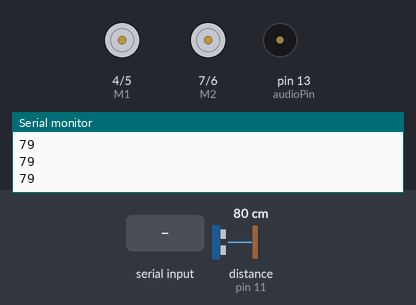
This sketch was run on a simulated Arduino Uno, built with avr-gcc and run on an emulated ATmega328P. Shown: direction and speed pins drawn as motors (green arrow = direction pin HIGH = forward, orange = LOW = backward, longer = more drive), buzzer (waves = sounding), the last lines printed to the serial monitor. Wiring (inferred from the names in the program): range finder with pulse-width output: data pin 11. The inputs (shaded band) are chosen by the test bench; at power-on: distance to the obstacle (sensor on pin 11) 80 cm. The echo pulse lasts 58.3 µs per cm.

Above: at 3.5 s.
3.6 s: distance to the obstacle (sensor on pin 11) set to 53 cm
5.2 s: distance to the obstacle (sensor on pin 11) set to 48 cm
At 5.7 s:
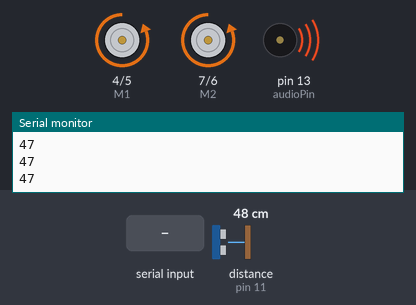
At 6.53 s:
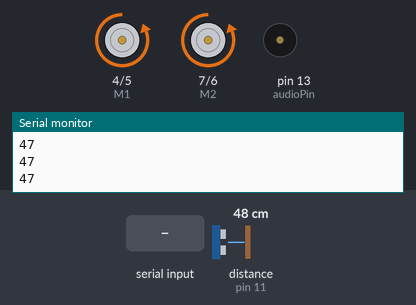
8.2 s: "d" received over the second serial link
At 8.5 s:
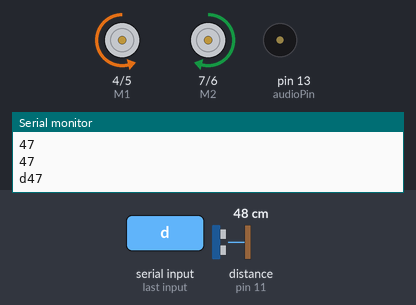
11.2 s: "s" received over the second serial link
At 11.58 s:
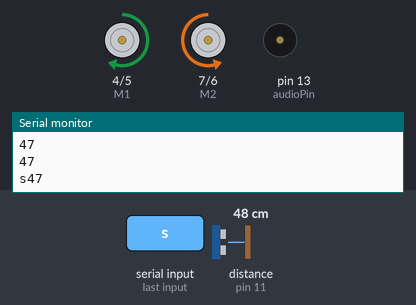
14.2 s: "3" received over the second serial link
17.2 s: "d" received over the second serial link
Timing chart, 0 to 21.2 s (numbered marks = the images above; inputs shaded):
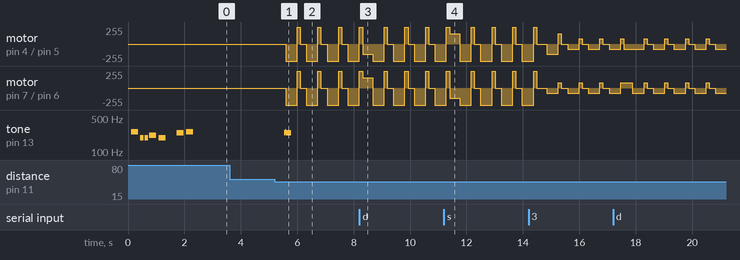

The sketch:

Android4wd.ino
```cpp
/*
  Nome: Arduino4WD.ino
  -------------------------------------------------------------
  Semplice programma per comandare tramite bluetooth il 4wd
  -------------------------------------------------------------

  Autore : Ferrarini Fabio - www.robotics-3d.com
           www.artigianitecnologici.it

  Data : 27/09/2014
  Revisione :
*/
// Impostato ad 1 abilita il livello di debug
int debug = 1; //1 on 0 Off

#include "pitches.h"
// DFRobot motor shield
#include <SoftwareSerial.h>


//
// Definizione dei pin utilizzati
//
const int signalPin = 12;
const int echoPin = 11;
const int audioPin = 13;  //
const int bluetoothTx = 2;
const int bluetoothRx = 3;
// Pin shield Motori
const int E1 = 5;
const int M1 = 4;
const int E2 = 6;
const int M2 = 7;

SoftwareSerial bluetooth(bluetoothTx, bluetoothRx);

int distance = 0;            // obstacle distance
const int numOfReadings = 3; // number of readings to take items in the array
int readings[numOfReadings]; // stores the distance readings in an array
int arrayIndex = 0;          // arrayIndex of the current item in the array
int total = 0;               // stores the cumlative total
int avgDistance = 0;         // stores the average value

const long baud = 9600;

String pDist;
String pVelo;
String pDire;
String pVers;

String strPrint;


int mspeed = 100;  // Contiene il valore della velocita'


void setup()
{
  Serial.begin(baud);
 // Setup Bluetooth
  bluetooth.begin(115200);
  bluetooth.print("$$$");
  delay(100);
  bluetooth.println("U,9600,N");
  bluetooth.begin(9600);


  MotorStop();
  // Abilitazione pin audio
  pinMode(audioPin, OUTPUT);
  // Abilitazione pin motor shield
  pinMode(M1, OUTPUT);
  pinMode(M2, OUTPUT);
  PlayMelody();

}

uint8_t isColliding(){
  static uint8_t alreadyCollided = false;
  unsigned long buffer = 0;
  unsigned long temp = 0;
  for (uint8_t i=0; i<5; i++) {
    temp = getDistance();
    Serial.println(temp);

     buffer += temp;
  }
if ((buffer/5) < 50) {
  if (!alreadyCollided) beeperr();
  alreadyCollided = true;
  MotorIndietro(mspeed);
  delay(400);
  MotorAvanti(mspeed);
  delay(100);
  MotorStop();
  return true;
    }
  alreadyCollided = false;
  return false;
}

uint8_t halt = false;

void loop()
{
isColliding();
  //Read from bluetooth and write to usb serial
  if(bluetooth.available())
  {
    char cCommand = (char)bluetooth.read();
    Serial.print(cCommand);
    if (cCommand == 'x') {
       MotorStop();
    }

    if (cCommand == 'a' && !halt) {
       MotorAvanti( mspeed );
    }
    if (cCommand == 'i') {
        MotorIndietro( mspeed );
    }
    if (cCommand == 'd') {
        MotorDestra( mspeed * 0.6);
    }
    if (cCommand == 's') {
        MotorSinistra( mspeed * 0.6 );
    }
    if (cCommand == 'h') {
        Help();
    }
    if (cCommand == '3') {
        mspeed = 30;
        if (debug == 1) {
         bluetooth.println("Vel : 30%");
        }
    }
    if (cCommand == '9') {
        mspeed = 90;
        if (debug == 1) {
         bluetooth.println("Vel : 90%");
        }
    }

      delay(100);
     // MotorStop();
  }


 }

void Help() {

   bluetooth.println("Arduino 4WD");
   bluetooth.println("----------");
   bluetooth.println("A=Avanti");
   bluetooth.println("I=Indietro");
   bluetooth.println("D=Destra");
   bluetooth.println("S=Sisistra");

  }
```

motor.ino
```cpp
/*
  Nome: motor.ino
  -------------------------------------------------------------
  Libreria per gestire i motori shield L298P v.1.2 DFROBOT
  -------------------------------------------------------------
  Autore : Ferrarini Fabio - www.robotics-3d.com
           www.artigianitecnologici.it
  Data   : 27/09/2014
  Revisione :
*/
void MotorAvanti(int speed)
{
  int vel = map(speed, 0, 100, 0, 255);
  digitalWrite(M1,HIGH);
  digitalWrite(M2,HIGH);
  analogWrite(E1, vel);
  analogWrite(E2, vel);

   if (debug == 1) {
          bluetooth.println("Avanti");
   }

  }

void MotorIndietro(int speed)
{
  int vel = map(speed, 0, 100, 0, 255);
  digitalWrite(M1,LOW);
  digitalWrite(M2,LOW);
  analogWrite(E1, vel);
  analogWrite(E2, vel);

   if (debug == 1) {
          bluetooth.println("Indietro");
   }
  }
void MotorStop()
{

   analogWrite(E1,0);
   analogWrite(E2,0);
   if (debug == 1) {
          bluetooth.println("Stop");
   }
  }

void MotorSinistra(int speed)
{
  int vel = map(speed, 0, 100, 0, 255);
  digitalWrite(M1,HIGH);
  digitalWrite(M2,LOW);
  analogWrite(E1, vel);
  analogWrite(E2, vel);
   if (debug == 1) {
          bluetooth.println("Sinistra");
   }
  }
void MotorDestra(int speed)
{
  int vel = map(speed, 0, 100, 0, 255);
  digitalWrite(M1,LOW);
  digitalWrite(M2,HIGH);
  analogWrite(E1, vel);
  analogWrite(E2, vel);
    if (debug == 1) {
          bluetooth.println("Destra");
   }
  }
```

pitches.h
```cpp
 #define NOTE_B0  31
 #define NOTE_C1  33
 #define NOTE_CS1 35
 #define NOTE_D1  37
 #define NOTE_DS1 39
 #define NOTE_E1  41
 #define NOTE_F1  44
 #define NOTE_FS1 46
 #define NOTE_G1  49
 #define NOTE_GS1 52
 #define NOTE_A1  55
 #define NOTE_AS1 58
 #define NOTE_B1  62
 #define NOTE_C2  65
 #define NOTE_CS2 69
 #define NOTE_D2  73
 #define NOTE_DS2 78
 #define NOTE_E2  82
 #define NOTE_F2  87
 #define NOTE_FS2 93
 #define NOTE_G2  98
 #define NOTE_GS2 104
 #define NOTE_A2  110
 #define NOTE_AS2 117
 #define NOTE_B2  123
 #define NOTE_C3  131
 #define NOTE_CS3 139
 #define NOTE_D3  147
 #define NOTE_DS3 156
 #define NOTE_E3  165
 #define NOTE_F3  175
 #define NOTE_FS3 185
 #define NOTE_G3  196
 #define NOTE_GS3 208
 #define NOTE_A3  220
 #define NOTE_AS3 233
 #define NOTE_B3  247
 #define NOTE_C4  262
 #define NOTE_CS4 277
 #define NOTE_D4  294
 #define NOTE_DS4 311
 #define NOTE_E4  330
 #define NOTE_F4  349
 #define NOTE_FS4 370
 #define NOTE_G4  392
 #define NOTE_GS4 415
 #define NOTE_A4  440
 #define NOTE_AS4 466
 #define NOTE_B4  494
 #define NOTE_C5  523
 #define NOTE_CS5 554
 #define NOTE_D5  587
 #define NOTE_DS5 622
 #define NOTE_E5  659
 #define NOTE_F5  698
 #define NOTE_FS5 740
 #define NOTE_G5  784
 #define NOTE_GS5 831
 #define NOTE_A5  880
 #define NOTE_AS5 932
 #define NOTE_B5  988
 #define NOTE_C6  1047
 #define NOTE_CS6 1109
 #define NOTE_D6  1175
 #define NOTE_DS6 1245
 #define NOTE_E6  1319
 #define NOTE_F6  1397
 #define NOTE_FS6 1480
 #define NOTE_G6  1568
 #define NOTE_GS6 1661
 #define NOTE_A6  1760
 #define NOTE_AS6 1865
 #define NOTE_B6  1976
 #define NOTE_C7  2093
 #define NOTE_CS7 2217
 #define NOTE_D7  2349
 #define NOTE_DS7 2489
 #define NOTE_E7  2637
 #define NOTE_F7  2794
 #define NOTE_FS7 2960
 #define NOTE_G7  3136
 #define NOTE_GS7 3322
 #define NOTE_A7  3520
 #define NOTE_AS7 3729
 #define NOTE_B7  3951
 #define NOTE_C8  4186
 #define NOTE_CS8 4435
 #define NOTE_D8  4699
 #define NOTE_DS8 4978
```

radar.ino
```cpp
/*
  Nome: radar.ino
  -----------------------------------------------------------------------
  Libreria per gestire gli ultrasuoni per il rilevamento degli ostacoli
  -----------------------------------------------------------------------
  Autore : Ferrarini Fabio - www.robotics-3d.com
    email: ferrarini
           www.artigianitecnologici.it

  Data : 27/09/2014
*/
/**
 * Calcola  la distanza dall'oggetto
 *
 */
long getDistance()
{
  unsigned long pulseTime;
  unsigned long distance;

  pinMode(signalPin, OUTPUT);
  digitalWrite(signalPin, LOW);      // set signal pin low
  delayMicroseconds(2);              // for 2 microseconds
  digitalWrite(signalPin, HIGH);     // send a trigger pulse
  delayMicroseconds(10);             // 10 microseconds long
  digitalWrite(signalPin, LOW);      // signal pin low waiting for echo pulse

  pinMode(signalPin, INPUT);
  pulseTime = pulseIn(echoPin, HIGH); // read echo pulse length in microseconds
  distance = pulseTime/58;              // distance in centimeters

  return distance;
}
```

sound.ino
```cpp
/*
  Nome: sound.ino
  -------------------------------------------------------------
  Libreria per gestire i suoni
  -------------------------------------------------------------
  Autore : Ferrarini Fabio - www.robotics-3d.com
           www.artigianitecnologici.it

  Data : 27/09/2014
*/
void PlayMelody()
{

  int melody[] = {NOTE_C4,NOTE_G3,NOTE_G3,NOTE_A3,NOTE_G3,0,NOTE_B3,NOTE_C4};
  int noteDurations[] = {4,8,8,4,4,4,4,4};
  for (byte Note = 0; Note < 8; Note++)
  {
    int noteDuration = 1000/noteDurations[Note];
    tone(audioPin,melody[Note],noteDuration);
    int pauseBetweenNotes = noteDuration * 1.30;
    delay(pauseBetweenNotes);
  }
}
void beep(){
   tone(audioPin,NOTE_C7,100);

}

void beeperr(){

   tone(audioPin,NOTE_B3, 200);
   delay(29);
   tone(audioPin,NOTE_C4,200);
   delay(29);
   tone(audioPin,NOTE_B3,200);
}
```

Measured:
- the behaviour switches between 51 and 50 cm on distance to the obstacle (sensor on pin 11) (found by bisection; images 0 and 1)
- after the input at 5.2 s, motor on pin 4 (M1) / pin 5 (E1), motor on pin 7 (M2) / pin 6 (E2): stopped → backward 255/255 after 0.40 s, then repeats every 0.73 s: forward 255/255 0.11 s, stopped 0.21 s, backward 255/255 0.41 s; tone on pin 13 (audioPin): silent → 247 Hz after 0.34 s, → 262 Hz 0.03 s later, → 247 Hz 0.03 s later, → silent 0.20 s later
